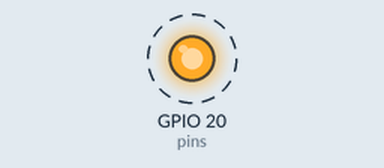
The program below on a simulated Raspberry Pi (BCM pin numbers). On the bench: output pins drawn as LEDs (lit = HIGH). Dashed ring = blinking.

Above: at 0.5 s.
Timing chart, 0 to 4.6 s (numbered marks = the images above):
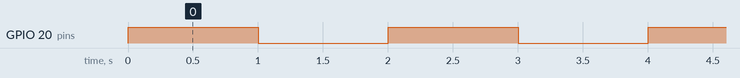

The program:

_____.py
```python
import RPi.GPIO as gpio
import time
gpio.setwarnings(False)
gpio.setmode(gpio.BCM)
pins = [20]
gpio.setup(pins[0],gpio.OUT)
# 引脚VCC接3.3V

try:
    while True:
        gpio.output(pins[0],1)
        time.sleep(1)
        gpio.output(pins[0],0)
        time.sleep(1)
finally:
    gpio.cleanup()
```

Measured:
- by itself, GPIO 20 (pins): alternates HIGH for 1.0 s and LOW for 1.0 s
